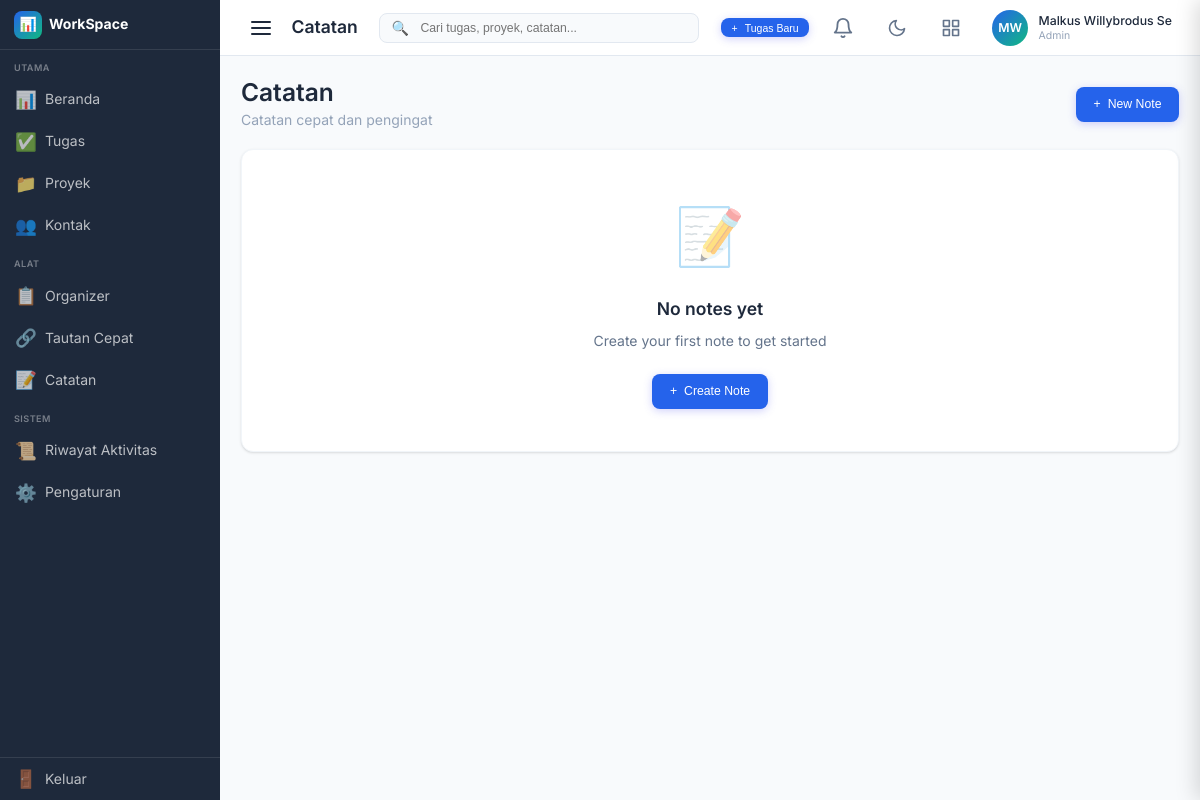
Page /index.php?page=notes (signed in) on the earlier database version.
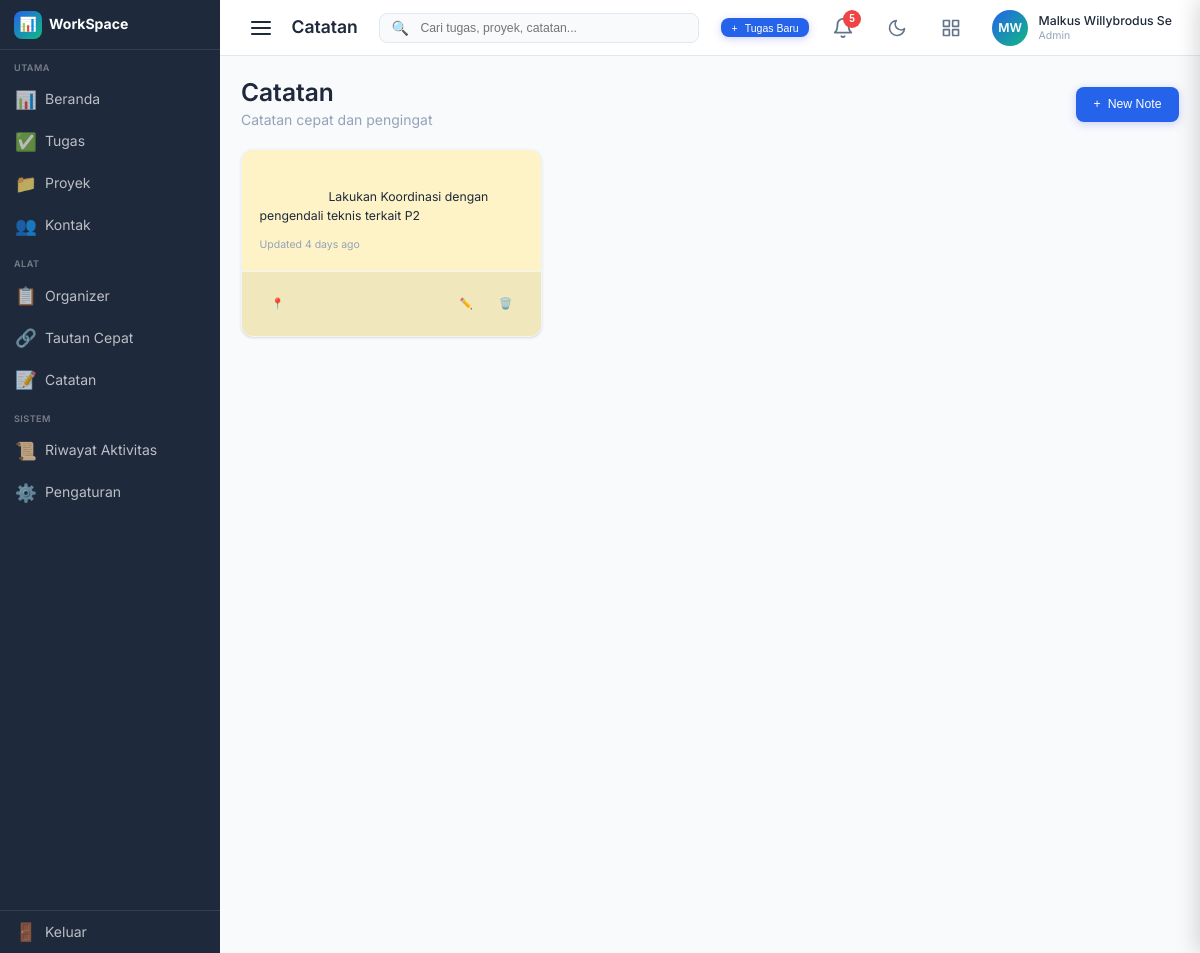
Same page on the later database version.
### tables this page shows
CREATE TABLE `notes` (
  `id` int NOT NULL AUTO_INCREMENT,
  `user_id` int NOT NULL,
  `title` varchar(255) DEFAULT NULL,
  `content` text,
  `color` varchar(7) DEFAULT '#fef3c7',
  `is_pinned` tinyint(1) DEFAULT '0',
  `created_at` datetime DEFAULT CURRENT_TIMESTAMP,
  `updated_at` datetime DEFAULT CURRENT_TIMESTAMP ON UPDATE CURRENT_TIMESTAMP,
  `parent_type` varchar(20) DEFAULT NULL,
  `parent_id` int DEFAULT NULL,
  PRIMARY KEY (`id`),
  KEY `user_id` (`user_id`),
  CONSTRAINT `notes_ibfk_1` FOREIGN KEY (`user_id`) REFERENCES `users` (`id`) ON DELETE CASCADE
);

### config/functions.php (called while the page is built, shortened)
<?php
function getUserId() {
    return $_SESSION['user_id'] ?? null;
}
function h($str) {
    return htmlspecialchars($str, ENT_QUOTES, 'UTF-8');
}
function timeAgo($datetime) {
    $timestamp = strtotime($datetime);
    $diff = time() - $timestamp;
    if ($diff < 86400) return floor($diff / 3600) . ' hours ago';
    if ($diff < 604800) return floor($diff / 86400) . ' days ago';
    return formatDate($datetime);
}
function getUnreadNotifications($userId) {
    $db = getDB();
    $stmt = $db->prepare("SELECT * FROM notifications WHERE user_id = ? AND is_read = 0 ORDER BY created_at DESC LIMIT 10");
    $stmt->bind_param('i', $userId);
    $stmt->execute();
    $result = $stmt->get_result();
    $notifications = [];
    while ($row = $result->fetch_assoc()) {
        $notifications[] = $row;
    }
    return $notifications;
}

### pages/notes/index.php (the view, shortened to what the changed rows need)
<?php
require_once __DIR__ . '/../../config/functions.php';
$userId = getUserId();
$db = getDB();
$stmt = $db->prepare("SELECT * FROM notes WHERE user_id = ? ORDER BY is_pinned DESC, updated_at DESC");
$stmt->bind_param('i', $userId);
$stmt->execute();
$notes = $stmt->get_result()->fetch_all(MYSQLI_ASSOC);
?>
<div class="notes-page">
    <div class="d-flex justify-between align-center mb-5">
        <div>
            <h2>Catatan</h2>
        </div>
    </div>
    <?php if (count($notes) > 0): ?>
    <div class="d-grid" style="grid-template-columns: repeat(auto-fill, minmax(300px, 1fr)); gap: var(--space-5);">
        <?php foreach ($notes as $note): ?>
        <div class="card" style="background-color: <?= $note['color'] ?>; <?= $note['is_pinned'] ? 'border-top: 3px solid var(--primary);' : '' ?>">
            <div class="card-body">
                <div class="note-content" style="color: var(--text-primary); white-space: pre-wrap; font-size: 0.875rem; line-height: 1.6;">
                    <?= h($note['content']) ?>
                </div>
                <div class="text-xs text-muted mt-3">
                    Updated <?= timeAgo($note['updated_at']) ?>
                </div>
            </div>
            <div class="card-footer d-flex justify-between" style="background: rgba(0,0,0,0.05);">
                <form method="POST">
                    <button type="submit" class="btn btn-sm btn-icon" title="<?= $note['is_pinned'] ? 'Unpin' : 'Pin' ?>" style="background: transparent; border: none;">
                        <?= $note['is_pinned'] ? '📌' : '📍' ?>
                    </button>
                </form>
                <div class="d-flex gap-1">
                    <button class="btn btn-sm btn-icon" onclick="editNote(<?= $note['id'] ?>, '<?= h($note['title'] ?? '') ?>', '<?= h(addslashes($note['content'] ?? '')) ?>', '<?= $note['color'] ?>')" title="Edit" style="background: transparent; border: none;">
                        ✏️
                    </button>
                    <form method="POST" onsubmit="event.preventDefault(); swalConfirm('Hapus catatan ini?', 'Tindakan ini tidak dapat dibatalkan.', 'warning').then(result => { if (result.isConfirmed) this.submit(); })">
                        <button type="submit" class="btn btn-sm btn-icon" title="Delete" style="background: transparent; border: none;">🗑️</button>
                    </form>
                </div>
            </div>
        </div>
        <?php endforeach; ?>
    </div>
    <?php else: ?>
    <div class="card">
        <div class="empty-state">
            <div class="empty-state-icon">📝</div>
            <div class="empty-state-title">No notes yet</div>
            <div class="empty-state-text">Create your first note to get started</div>
            <button class="btn btn-primary" onclick="openModal('addNoteModal')">
                <span>+</span> Create Note
            </button>
        </div>
    </div>
    <?php endif; ?>
</div>

### includes/header.php (shortened to what the changed rows need)
<?php
$currentPage = $_GET['page'] ?? 'dashboard';
$pageTitles = [
    'dashboard' => 'Beranda',
    'tasks' => 'Manajemen Tugas',
    'projects' => 'Proyek',
    'contacts' => 'Kontak',
    'links' => 'Tautan Cepat',
    'notes' => 'Catatan',
    'organizer' => 'Organizer',
    'activity' => 'Riwayat Aktivitas',
    'settings' => 'Pengaturan',
    'notifications' => 'Notifikasi'
];
$pageTitle = $pageTitles[$currentPage] ?? 'Beranda';
$unreadNotifications = getUnreadNotifications(getUserId());
?>
<header class="header">
    <div class="header-left">
        <h1 class="header-title"><?= h($pageTitle) ?></h1>
    </div>
    <div class="header-right">
        <div class="dropdown">
            <button class="header-btn dropdown-trigger" onclick="checkAndLoadNotifications()">
                <svg xmlns="http://www.w3.org/2000/svg" width="22" height="22" viewBox="0 0 24 24" fill="none" stroke="currentColor" stroke-width="2" stroke-linecap="round" stroke-linejoin="round">
                    <path d="M18 8A6 6 0 0 0 6 8c0 7-3 9-3 9h18s-3-2-3-9"></path>
                    <path d="M13.73 21a2 2 0 0 1-3.46 0"></path>
                </svg>
                <span id="unreadBadge" class="badge" style="<?= count($unreadNotifications) > 0 ? '' : 'display:none;' ?>"><?= count($unreadNotifications) > 0 ? count($unreadNotifications) : '' ?></span>
            </button>
        </div>
    </div>
</header>

Differences in the rows shown:
added notes: content "Lakukan Koordinasi dengan pengendali teknis terkait P2", updated_at "4 days ago"
Other differences:
count($unreadNotifications): (not shown) → "5"
text no longer shown: "📝 No notes yet Create your first note to get started + Create Note"
